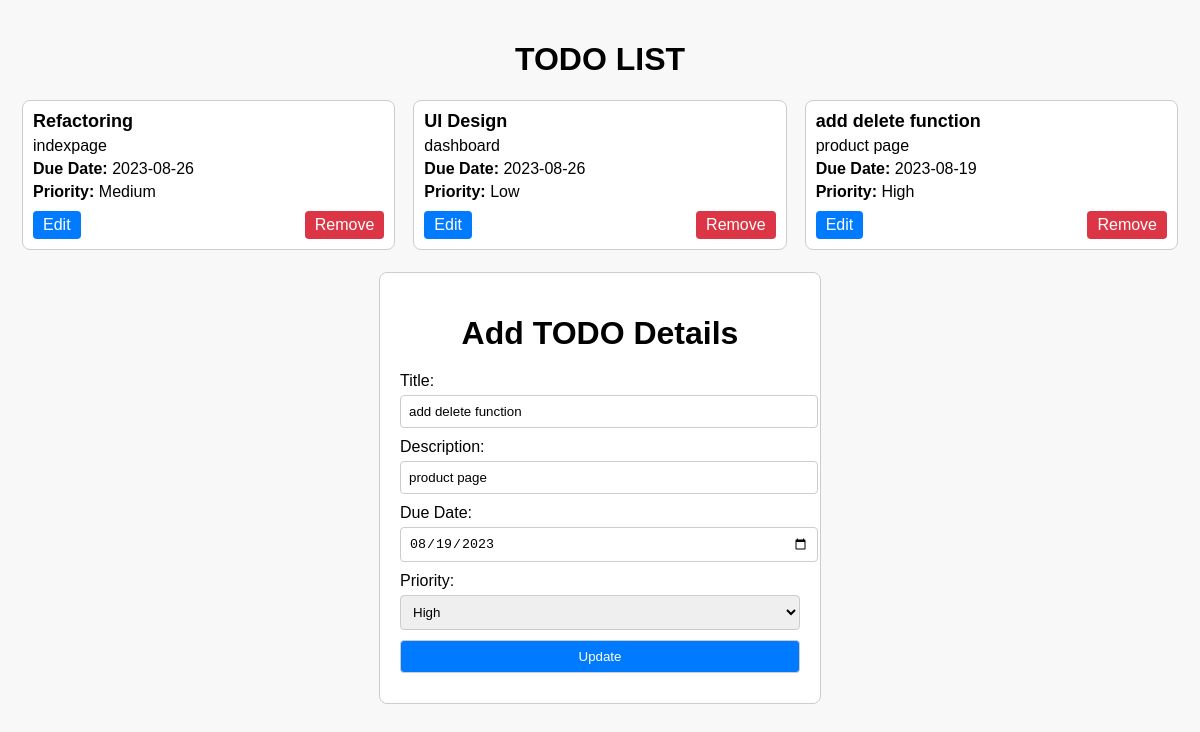
/index.php?id=20, run on the app's committed database.
### tables this page shows
CREATE TABLE `details` (
  `id` int(11) NOT NULL,
  `title` varchar(100) NOT NULL,
  `description` varchar(100) NOT NULL,
  `duedate` date NOT NULL,
  `priority` varchar(100) NOT NULL
);

### index.php (the view, shortened to what this page needs)
<!DOCTYPE html>
<html>
<head>
</head>
<body>
    <?php
        include("connection.php");
        $query = "SELECT * FROM details";
        $result = mysqli_query($con, $query);
        if (isset($_GET['id'])) {
            $id = $_GET['id'];
            $query1 = "SELECT * FROM details WHERE id = $id";
            $result1 = mysqli_query($con, $query1);
            $row1 = mysqli_fetch_assoc($result1);
        }
    ?>
    <h1>TODO LIST</h1>
    <div class="card-container">
        <?php
        while ($row = mysqli_fetch_assoc($result)) {
            $id = $row['id'];
        ?>
            <div class="card">
                <h2><?php echo $row['title']; ?></h2>
                <p><?php echo $row['description']; ?></p>
                <p><strong>Due Date:</strong> <?php echo $row['duedate']; ?></p>
                <p><strong>Priority:</strong> <?php echo $row['priority']; ?></p>
                <div class="action-buttons">
                    <a class="edit" href="index.php?id=<?php echo $id ?>">Edit</a>
                    <a class="delete" href="memberaction.php?id=<?php echo $id; ?>&action=delete">Remove</a>
                </div>
            </div>
        <?php
        }
        ?>
    </div>
    <div class="add-form">
        <h1>Add TODO Details</h1>
        <form action="memberaction.php" method="POST">
            <label for="title">Title:</label>
            <input type="text" name="title" value='<?php if (isset($_GET['id'])) {echo $row1['title'];} ?>' required>
            <label for="description">Description:</label>
            <input type="text" name="description" value='<?php if (isset($_GET['id'])) {echo $row1['description'];} ?>' required>
            <label for="duedate">Due Date:</label>
            <input type="date" name="duedate" value='<?php if (isset($_GET['id'])) {echo $row1['duedate'];} ?>' required>
            <label for="priority">Priority:</label>
            <select name="priority" required>
                <option value="High" <?php if (isset($_GET['id']) && $row1['priority'] == 'High') {echo 'selected';} ?>>High</option>
            </select>
            <input type="submit" name="<?php if (isset($_GET['id'])) {echo "update";} else {echo "add";} ?>"
               value="<?php if (isset($_GET['id'])) {echo "Update";} else {echo "Add";} ?>">
        </form>
    </div>
</body>
</html>

### index.php (style rules this page uses)
body { font-family: Arial, sans-serif; margin: 0; padding: 20px; background-color: #f8f8f8; }
h1 { text-align: center; margin-bottom: 20px; }
.card-container { display: grid; grid-template-columns: repeat(auto-fit, minmax(200px, 1fr)); gap: 18px; padding: 2px; }
.card { border: 1px solid #ccc; border-radius: 8px; padding: 10px; background-color: #fff; }
.card h2 { margin: 0; font-size: 18px; font-weight: bold; }
.card p { margin: 5px 0; }
.card p strong { font-weight: bold; }
.action-buttons { display: flex; justify-content: space-between; margin-top: 10px; }
.action-buttons a { text-decoration: none; padding: 5px 10px; border-radius: 4px; color: #fff; }
.action-buttons a.edit { background-color: #007bff; }
.action-buttons a.delete { background-color: #dc3545; }
.add-form { border: 1px solid #ccc; border-radius: 8px; padding: 20px; background-color: #fff; margin-top: 20px; max-width: 400px; margin-left: auto; margin-right: auto; }
.add-form label { display: block; margin-bottom: 5px; }
.add-form input, .add-form select { width: 100%; padding: 8px; margin-bottom: 10px; border: 1px solid #ccc; border-radius: 4px; }
.add-form input[type="submit"] { background-color: #007bff; color: #fff; cursor: pointer; }

### data on the page
details: title "Refactoring", description "indexpage", duedate "2023-08-26", priority "Medium"
details: title "UI Design", description "dashboard", duedate "2023-08-26", priority "Low"
details: title "add delete function", description "product page", duedate "2023-08-19", priority "High", duedate "08/19/2023"
